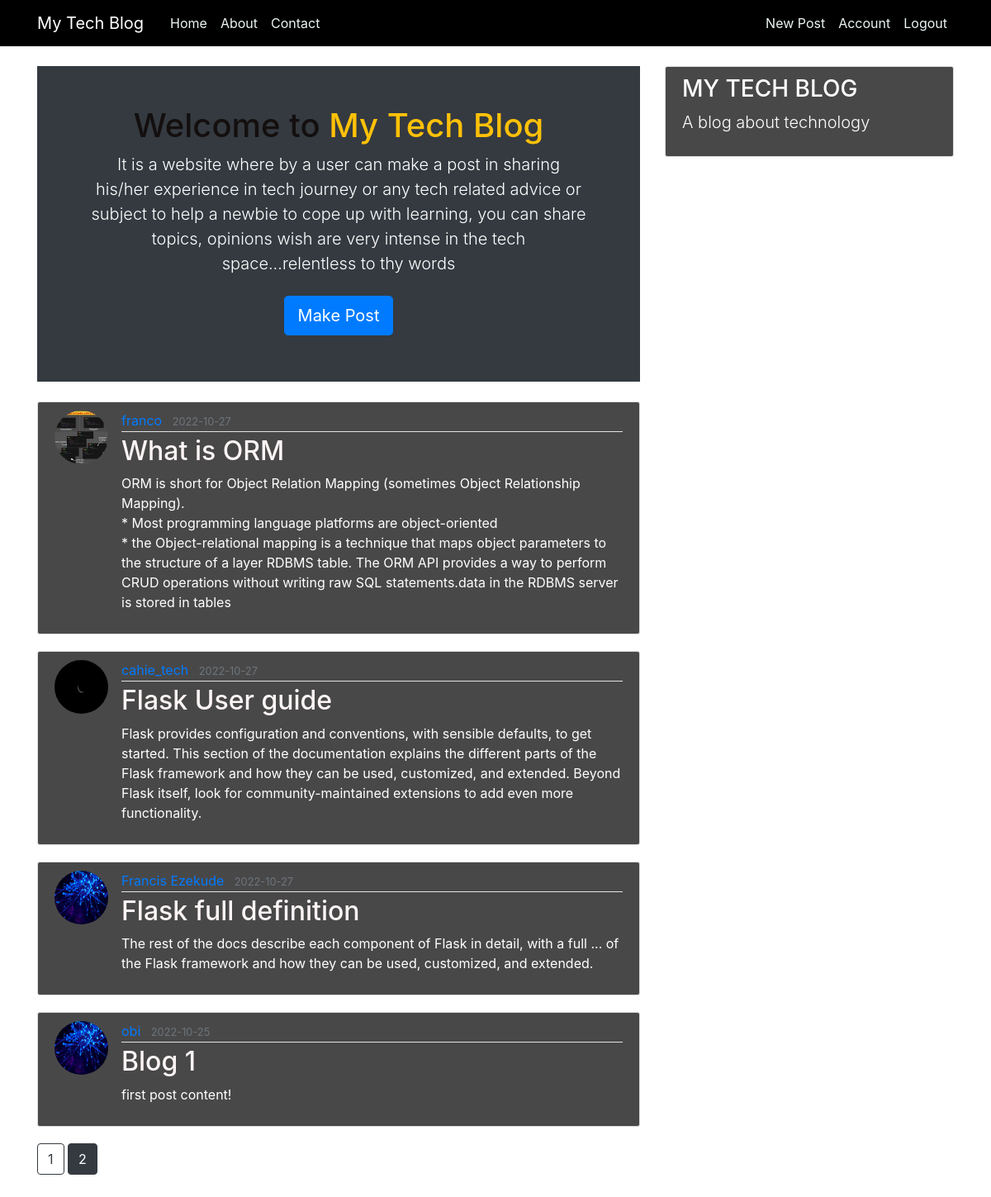
Screenshot of /home?page=2 (signed in) with the database file from the repository.
### flaskblog/models.py (models this page shows, shortened)
class Post(db.Model):
    id = db.Column(db.Integer, primary_key=True)
    title = db.Column(db.String(100), nullable=False)
    date_posted = db.Column(db.DateTime, nullable=False, default=datetime.utcnow)
    content = db.Column(db.Text, nullable=False)
    user_id = db.Column(db.Integer, db.ForeignKey('user.id'), nullable=False)

class User(db.Model, UserMixin):
    id = db.Column(db.Integer, primary_key=True)
    username = db.Column(db.String(20), unique=True, nullable=False)
    email = db.Column(db.String(120), unique=True, nullable=False)
    image_file = db.Column(db.String(20), nullable=False, default='default.jpg')
    password = db.Column(db.String(60), nullable=False)
    posts = db.relationship('Post', backref='author', lazy=True)

### flaskblog/main/routes.py (the view)
@main.route("/")
@main.route("/home")
def home():
    page = request.args.get('page', 1, type=int)
    posts = Post.query.order_by(Post.date_posted.desc()).paginate(page=page, per_page=5)
    return render_template('home.html', posts=posts)

### flaskblog/models.py (called while the page is built)
@login_manager.user_loader
def load_user(user_id):
    return User.query.get(int(user_id))

### flaskblog/templates/home.html (shortened to what this page needs)
{% extends "layout.html" %}
{% block content %}
  <section class="bg-dark text-light p-5 text-center text-sm-start  pt-lg-5">
    <div class="container">
        <div class="d-sm-flex align-center justify-content-between">
            <div>
                <h1>Welcome to <span class="text-warning">My Tech Blog</span></h1>
                <p class="lead">It is a website where by a user can make a post in sharing his/her experience in tech journey or any tech related advice or subject to help a newbie to cope up with learning, you can share topics, opinions wish are very intense in the tech space...relentless to thy words</p>
                <a class="nav-item nav-link" href="{{ url_for('posts.new_post') }}">
                  <button type="button" class="btn btn-primary btn-lg">Make Post</button>
                </a>
            </div><br>
        </div>
    </div>
  </section><br>
    {% for post in posts.items %}
        <article class="media content-section">
          <img class="rounded-circle article-img" src="{{ url_for('static', filename='profile_pics/' + post.author.image_file) }}">
          <div class="media-body">
            <div class="article-metadata">
              <a class="mr-2" href="{{ url_for('users.user_posts', username=post.author.username) }}">{{ post.author.username }}</a>
              <small class="text-muted">{{ post.date_posted.strftime('%Y-%m-%d') }}</small>
            </div>
            <h2><a class="article-title" href="{{ url_for('posts.post', post_id=post.id) }}">{{ post.title }}</a></h2>
            <p class="article-content">{{ post.content }}</p>
          </div>
        </article>
    {% endfor %}
    {% for page_num in posts.iter_pages(left_edge=1, right_edge=1, left_current=1, right_current=2) %}
      {% if page_num %}
        {% if posts.page == page_num %}
          <a class="btn btn-dark mb-4" href="{{ url_for('main.home', page=page_num) }}">{{ page_num }}</a>
        {% else %}
          <a class="btn btn-outline-dark mb-4" href="{{ url_for('main.home', page=page_num) }}">{{ page_num }}</a>
        {% endif %}
      {% else %}
        ...
      {% endif %}
    {% endfor %}
{% endblock content %}

### flaskblog/static/main.css (style rules this page uses)
body::before { content: " "; height: 40px; }
.fmm h3, p { color: #fff; }
body { background: #fff; color: #27272b; margin-top: 5rem; }
h1, h2, h3, h4, h5, h6 { color: #140f0f; }
.content-section { background: #494848; color: #fff; padding: 10px 20px; border: 1px solid #dddddd; border-radius: 3px; margin-bottom: 20px; }
.article-title { color: #fdf5f5; }
.article-content { white-space: pre-line; }
.article-img { height: 65px; width: 65px; margin-right: 16px; }
.article-metadata { padding-bottom: 1px; margin-bottom: 4px; border-bottom: 1px solid #e3e3e3 }

### rows the page displays
Post: image_file (picture), author.username "franco", date_posted "2022-10-27", title "What is ORM", content "ORM is short for Object Relation Mapping (sometimes Object Relationship Mapping). * Most programming language platforms are object-oriented * the Object-relational mapping is a technique that maps object parameters to the structure of a layer RDBMS table. The ORM API provides a way to perform CRUD operations without writing raw SQL statements.data in the RDBMS server is stored in tables"
Post: image_file (picture), author.username "cahie_tech", date_posted "2022-10-27", title "Flask User guide", content "Flask provides configuration and conventions, with sensible defaults, to get started. This section of the documentation explains the different parts of the Flask framework and how they can be used, customized, and extended. Beyond Flask itself, look for community-maintained extensions to add even more functionality."
Post: image_file (placeholder picture), author.username "Francis Ezekude", date_posted "2022-10-27", title "Flask full definition", content "The rest of the docs describe each component of Flask in detail, with a full ... of the Flask framework and how they can be used, customized, and extended."
Post: image_file (placeholder picture), author.username "obi", date_posted "2022-10-25", title "Blog 1", content "first post content!"

### other values shown
{{ page_num }} "1"
{{ page_num }} "2"
